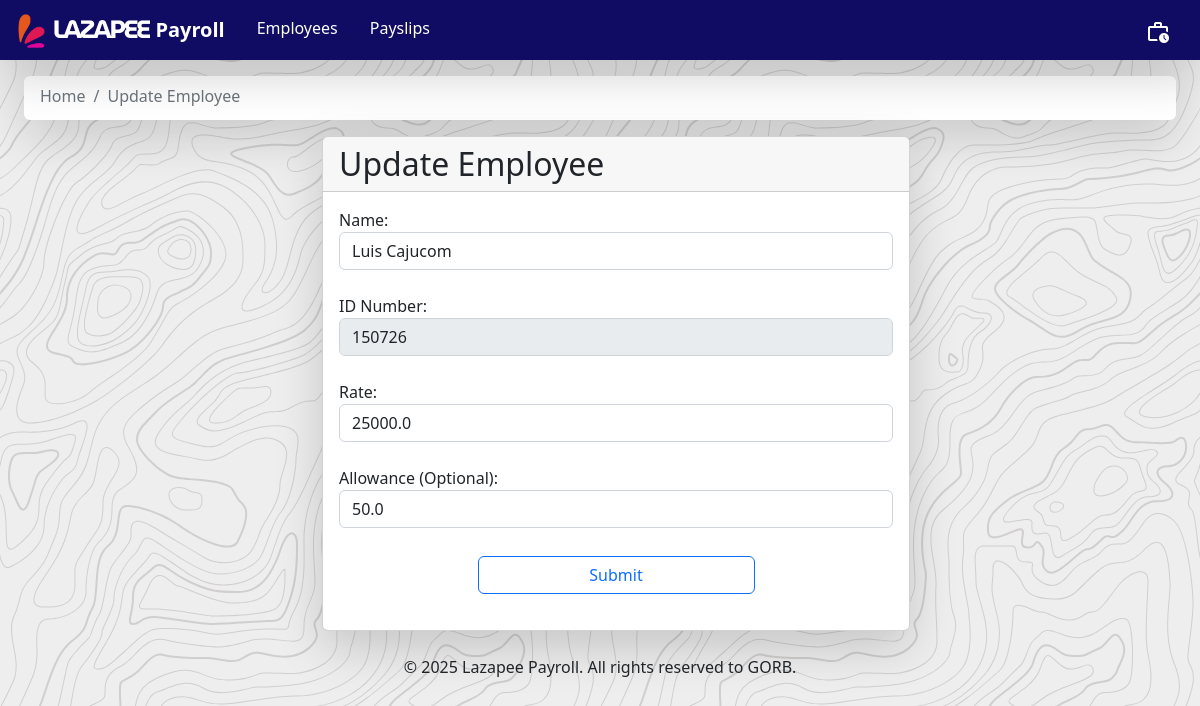
Screenshot of /update_employee/2 with the database file from the repository.
### payroll_app/models.py (models this page shows, shortened)
class Employee(models.Model):
    name = models.CharField(max_length = 300)
    id_number = models.CharField(max_length = 300, unique = True)
    rate = models.FloatField()
    overtime_pay = models.FloatField(null=True)
    allowance = models.FloatField(null=True)
    def getName(self):
        return self.name
    def getID(self):
        return self.id_number
    def getRate(self):
        return self.rate
    def getAllowance(self):
        return self.allowance

### payroll_app/views.py (the view)
# urls.py: path('update_employee/<int:pk>', views.update_employee,  name='update_employee'),
def update_employee(request, pk):
    global history
    if (request.method=="POST"):
        button = request.POST.get("button")
        name = request.POST.get("name")
        rate = float(request.POST.get("rate"))
        allowance = request.POST.get("allowance")
        if button == "submit":
            Employee.objects.filter(pk=pk).update(name=name, rate=rate, allowance=allowance)
            request.session['message'] = "Employee details updated!"
            return redirect('employees')
    else:
        employee = get_object_or_404(Employee, pk=pk)
        return render(request, 'payroll_app/update_employee.html', {'employee':employee, 'history':history})

### payroll_app/templates/payroll_app/update_employee.html
{% extends 'payroll_app/base.html' %}
{% load static %}
    {% block directory %}
        <ol class="breadcrumb mb-1">
            <li class="breadcrumb-item">
                <a href="{% url 'employees' %}" class="text-secondary text-decoration-none">Home</a>
            </li>
            <li class="breadcrumb-item">
                <a class="text-secondary text-decoration-none">Update Employee</a>
            </li>
        </ol>
    {% endblock %}
    {% block content %}
    <div class="container-fluid d-flex justify-content-center m-3 w-100 div-animation">
        <div class="card w-50 shadow-lg">
            <h2 class="card-header">Update Employee</h2>
            <div class="card-body">
                <form class="form" method="POST"> {% csrf_token %}
                    <div class="form-group">
                        <label> Name: </label>
                        <input class="form-control mb-4" type="text" name="name" required value="{{ employee.getName }}">
                        <label> ID Number: </label>
                        <input class="form-control mb-4" type="number" name="id_number" value="{{ employee.getID }}" disabled>
                        <label> Rate: </label>
                        <input class="form-control mb-4" type="number" name="rate" required value="{{ employee.getRate }}">
                        <label> Allowance (Optional): </label>
                        <input class="form-control mb-4" type="number" name="allowance" value="{{ employee.getAllowance }}">
                        <div class="d-flex w-100 justify-content-center">
                            <button class="btn btn-outline-primary my-1 w-50" type="submit" name="button" value="submit">Submit</button>
                        </div>
                    </div>
                </form>
            </div>
        </div>
    </div>
    {% endblock %}

### payroll_app/templates/payroll_app/base.html (style rules this page uses)
.div-animation { animation: fade 0.4s ease-out; }

### rows the page displays
Employee: name "Luis Cajucom", id_number "150726", rate "25000.0", allowance "50.0"
